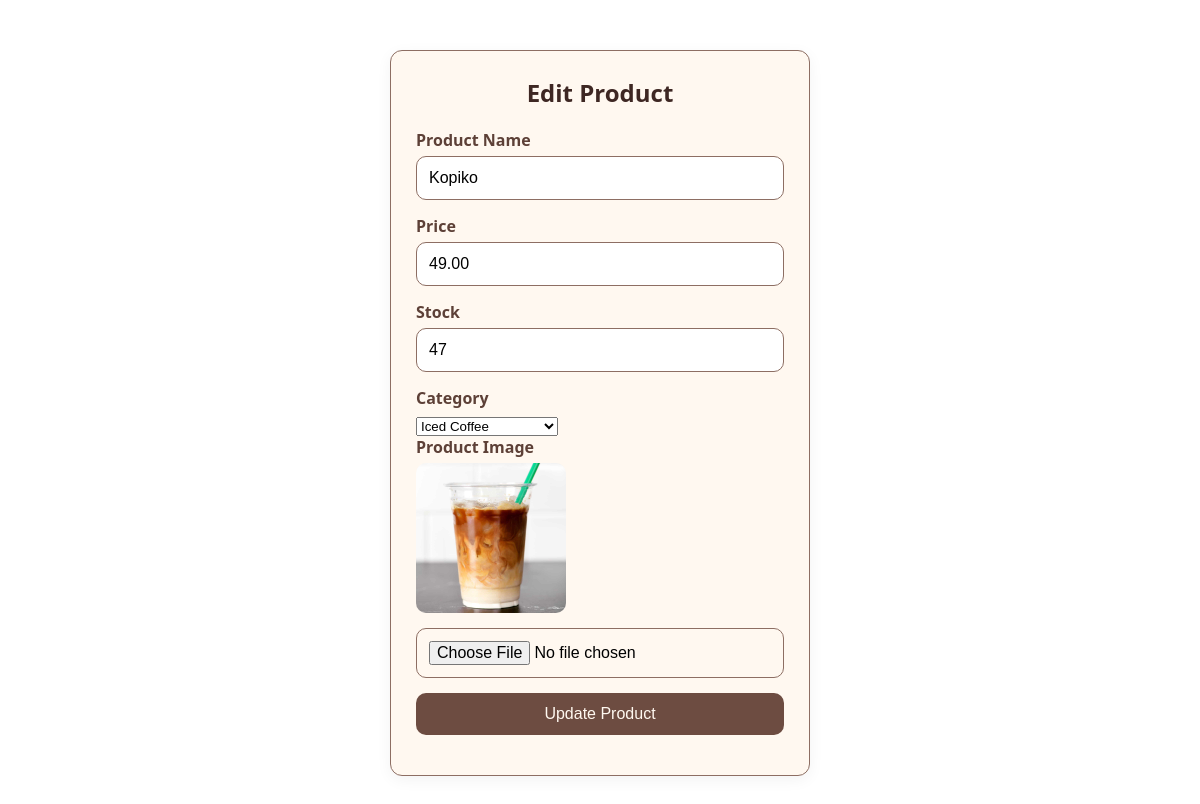
The app's page /edit_product.php?product_id=20 with its own data.
### tables this page shows
CREATE TABLE `products` (
  `product_id` int(11) NOT NULL,
  `product_name` varchar(255) NOT NULL,
  `prod_img` varchar(255) DEFAULT NULL,
  `price` decimal(10,2) NOT NULL,
  `stock` int(11) NOT NULL,
  `category_id` int(11) DEFAULT NULL,
  `quantity` int(11) NOT NULL DEFAULT 0
);

CREATE TABLE `categories` (
  `category_id` int(11) NOT NULL,
  `category_name` varchar(150) NOT NULL,
  `description` text DEFAULT NULL,
  `created_at` datetime DEFAULT current_timestamp(),
  `updated_at` datetime DEFAULT current_timestamp() ON UPDATE current_timestamp()
);

### edit_product.php (the view, shortened to what this page needs)
<?php
include 'database.php';
$product_id = $_GET['product_id'];
$stmt = $conn->prepare("SELECT * FROM products WHERE product_id=?");
$stmt->bind_param("i", $product_id);
$stmt->execute();
$result = $stmt->get_result();
$product = $result->fetch_assoc();
$categories = $conn->query("SELECT * FROM categories ORDER BY category_name ASC");
?>
<!DOCTYPE html>
<html lang="en">
<head>
    <link rel="stylesheet" href="style.css">
    <link rel="stylesheet" href="edit_product.css">
</head>
<body>
<div class="edit-form">
    <h2>Edit Product</h2>
    <form method="POST" enctype="multipart/form-data">
        <label for="product_name">Product Name</label>
        <input type="text" name="product_name" id="product_name" value="<?php echo htmlspecialchars($product['product_name']); ?>" required>
        <label for="price">Price</label>
        <input type="number" step="0.01" name="price" id="price" value="<?php echo $product['price']; ?>" required>
        <label for="stock">Stock</label>
        <input type="number" name="stock" id="stock" value="<?php echo $product['stock']; ?>" required>
        <label for="category_id">Category</label>
        <select name="category_id" id="category_id" required>
            <?php while($cat = $categories->fetch_assoc()): ?>
                <option value="<?php echo $cat['category_id']; ?>" <?php echo ($product['category_id']==$cat['category_id'])?'selected':''; ?>>
                    <?php echo htmlspecialchars($cat['category_name']); ?>
                </option>
            <?php endwhile; ?>
        </select>
        <label for="prod_img">Product Image</label>
        <?php if(!empty($product['prod_img']) && file_exists('uploads/'.$product['prod_img'])): ?>
            <div style="margin-bottom:10px;">
                <img src="uploads/<?php echo htmlspecialchars($product['prod_img']); ?>" alt="Product Image" style="width:150px;height:150px;object-fit:cover;border-radius:10px;">
            </div>
        <?php endif; ?>
        <input type="file" name="prod_img" id="prod_img" accept="image/*">
        <button type="submit" name="update">Update Product</button>
    </form>
</div>
</body>
</html>

### style.css (style rules this page uses)
* { padding: 0; margin: 0; box-sizing: border-box; }
html { font-family: 'Segoe UI', Tahoma, Geneva, Verdana, sans-serif; scroll-behavior: smooth; }

### edit_product.css (style rules this page uses)
.edit-form { width: 420px; margin: 50px auto; padding: 25px; background-color: #fff8f0; border-radius: 12px; border: 1px solid #8d6e63; box-shadow: 0 4px 15px rgba(0, 0, 0, 0.05); }
.edit-form h2 { text-align: center; color: #3e2723; margin-bottom: 20px; font-weight: 600; }
.edit-form label { font-weight: bold; margin-bottom: 5px; display: block; color: #5d4037; }
.edit-form input, .edit-form textarea, .edit-form button { width: 100%; padding: 12px; margin-bottom: 15px; border-radius: 10px; border: 1px solid #8d6e63; font-size: 16px; }
.edit-form button { background-color: #6d4c41; color: #fff8f0; border: none; cursor: pointer; transition: 0.3s; }

### records on screen
products: product_name "Kopiko", price "49.00", stock "47", category_id "Iced Coffee", prod_img (picture)
